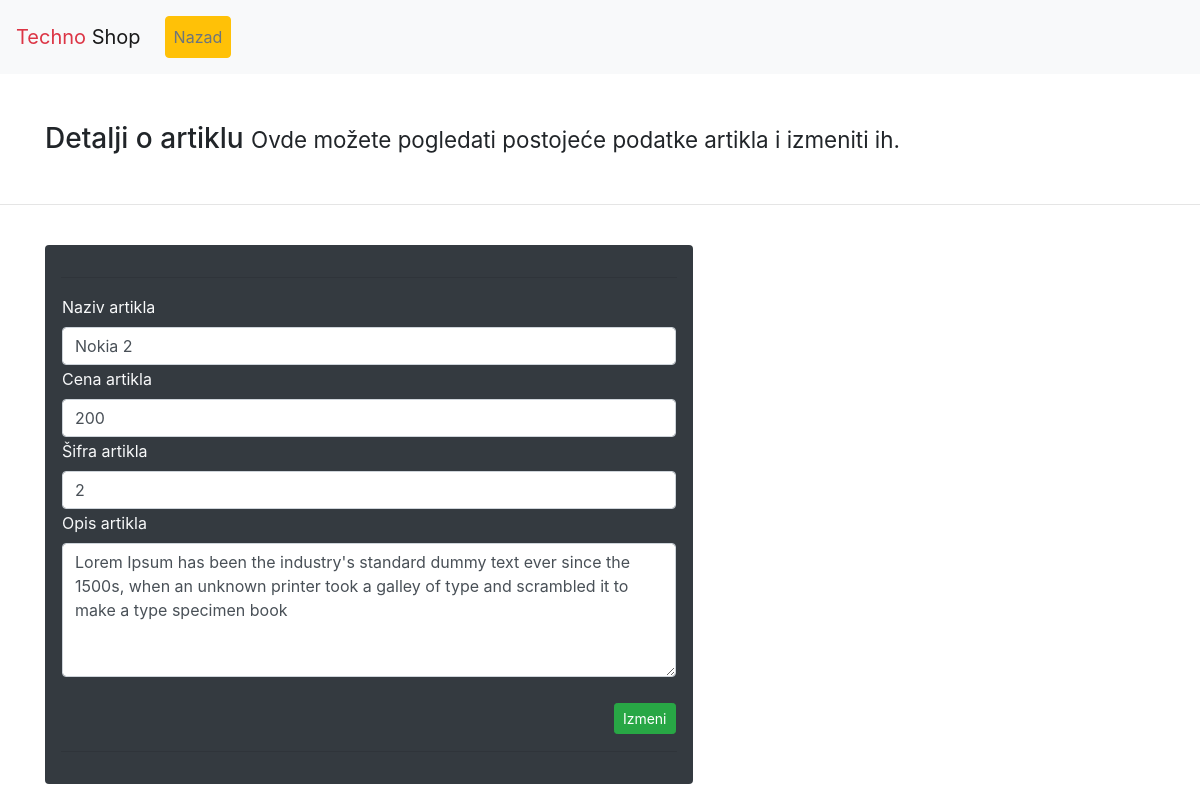
The app's page /php/artikli/detaljiArtikl.php?id=3, older data.
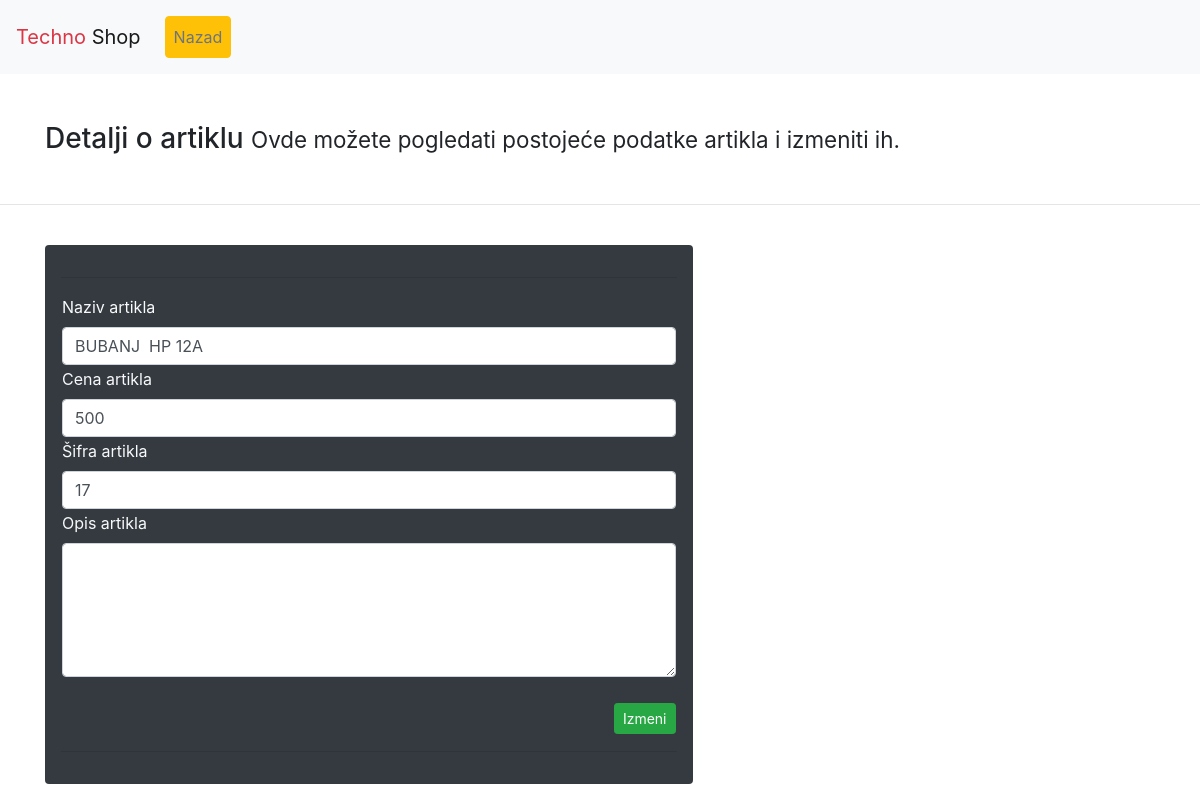
The same page, newer data.
### tables this page shows
CREATE TABLE IF NOT EXISTS `artikl` (
  `artikl_id` int(11) NOT NULL AUTO_INCREMENT,
  `artikl_naziv` varchar(255) DEFAULT NULL,
  `artikl_opis` varchar(255) DEFAULT NULL,
  `artikl_sifra` varchar(45) NOT NULL,
  `artikl_cena` double NOT NULL,
  PRIMARY KEY (`artikl_id`),
  UNIQUE KEY `artikl_id_UNIQUE` (`artikl_id`),
  KEY `artikl_sifra` (`artikl_sifra`)
);

### php/artikli/detaljiArtikl.php (the view, shortened to what this page needs)
<?php
$id = null;
if (!empty($_GET['id'])) {
    $id = htmlspecialchars($_GET['id']);
}
try {
    $pdo = Database::connect();
    $query = $pdo->prepare("SELECT *
                                        FROM TechnoShop.Artikl
                                        WHERE TechnoShop.Artikl.artikl_id = :id");
    $query->bindParam(':id', $id);
    $query->execute();
    $row = $query->fetch(PDO::FETCH_ASSOC);
    $naziv = $row['artikl_naziv'];
    $opis = $row['artikl_opis'];
    $cena = $row['artikl_cena'];
    $sifra = $row['artikl_sifra'];
} catch (PDOException $e) {
    echo $e->getMessage();
}
include_once('../header.php');
?>
  <nav class="navbar navbar-expand-lg navbar-light bg-light">
    <a class="navbar-brand" href="../index.php"><span class="text-danger">Techno</span> <span>Shop</span></a>
    <div class="collapse navbar-collapse" id="navbarNavAltMarkup">
      <div class="navbar-nav p-1 m-1">
        <a href="../artikli/unosArtikl.php" class="nav-link btn btn-outline-warning text-secondary mr-1 active">Nazad</a>
      </div>
    </div>
  </nav>
<br>
<br>
<div class="container">
    <h3>
        Detalji o artiklu
        <small>
            Ovde možete pogledati postojeće podatke artikla i izmeniti ih.
        </small>
    </h3>
</div>
<br>
<hr>
<br>
<div class="container">
    <div class="forma bg-dark col-lg-7 rounded p-3 mb-5 text-light">
        <form action="izmeniArtikl.php?id=<?php echo $id; ?>" method="post" enctype="multipart/form-data">
            <hr>
            <table>
                <tbody>
                <tr>
                    <td>
                        <div class="control-group <?php echo !empty($nazivError) ? 'error' : ''; ?>">
                            <label class="control-label">Naziv artikla</label>
                            <div class="controls">
                                <input class="form-control" name="naziv" type="text"
                                       value="<?php echo $naziv; ?>">
                            </div>
                        </div>
                    </td>
                </tr>
                <tr>
                    <td>
                        <div class="control-group <?php echo !empty($cenaError) ? 'error' : ''; ?>">
                            <label class="control-label">Cena artikla</label>
                            <div class="controls">
                                <input class="form-control" name="cena" type="number"
                                       value="<?php echo $cena; ?>">
                            </div>
                        </div>
                    </td>
                </tr>
                <tr>
                    <td>
                        <div class="control-group <?php echo !empty($sifraError) ? 'error' : ''; ?>">
                            <label class="control-label">Šifra artikla</label>
                            <div class="controls">
                                <input class="form-control" name="sifra" type="text"
                                       value="<?php echo $sifra; ?>">
                            </div>
                        </div>
                    </td>
                </tr>
                <tr>
                    <td>
                        <div class="control-group <?php echo !empty($opisError) ? 'error' : ''; ?>">
                            <label class="control-label">Opis artikla</label>
                            <div class="controls">
                                <textarea class="form-control" rows="5" cols="100" name="opis" type="text"
                                ><?php echo $opis; ?></textarea>
                            </div>
                        </div>
                    </td>
                </tr>
                <tr>
                    <td class="text-right">
                        <br>
                        <button class="btn btn-sm btn-success" name="izmeni">Izmeni</button>
                    </td>
                </tr>
                </tbody>
            </table>
        </form>
        <hr>
    </div>
</div>
<?php
    include_once('../footer.php');
?>

Row changes from the older to the newer data that the page shows:
changed artikl: naziv "Nokia 2" → "BUBANJ HP 12A"; cena "200" → "500"; sifra "2" → "17"; opis "Lorem Ipsum has been the industry's standard dummy text ever since the 1500s, when an unknown printer took a galley of type and scrambled it to make a type specimen book" → (not shown)
